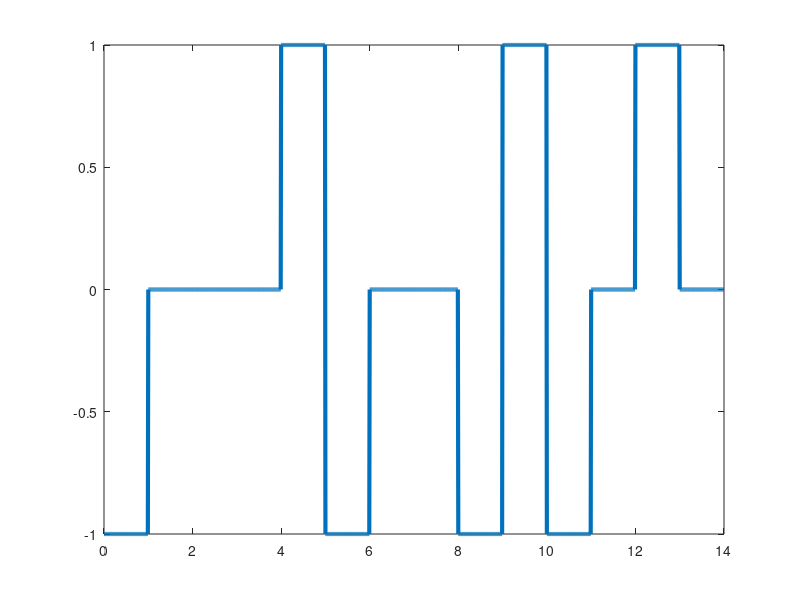

The MATLAB source for this figure:
bits=[1 0 0 0 1 0 0 0 0 1 1 0 1 0];

bitrate=1;
T=length(bits)/bitrate;
n=100;
N=n*length(bits);
dt=T/N;
t=0:dt:T;
y=zeros(1,length(t));
lastbit=1;

count=0;
pulse=0;
for i=1:length(bits)
  if(bits(i)==0)
    count=count+1;
    if(count==4)
      if (mod(pulse,2)==0)
        lastbit=-lastbit;
        y((i-4)*n+1:(i-3)*n)=lastbit;
        y((i-3)*n+1:(i-2)*n)=0;
        y((i-2)*n+1:(i-1)*n)=0;
        y((i-1)*n+1:i*n)=lastbit;
        
      else
        y((i-4)*n+1:(i-3)*n)=0;
        y((i-3)*n+1:(i-2)*n)=0;
        y((i-2)*n+1:(i-1)*n)=0;
        y((i-1)*n+1:i*n)=-lastbit;
        pulse=pulse+1;
      end
      count=0;
    end
  else
    count=0;
    y((i-1)*n+1:i*n)=-lastbit;
    lastbit=-lastbit;
    pulse=pulse+1;
  end
end

plot(t,y,'Linewidth',3);

counter=0;
x=0;
lastbit=1;
for i=1:length(t)
  if(t(i)>counter)
    counter=counter+(1/bitrate);
    x=x+1;
    if(y(i)==lastbit )
      result(x-3:x)=0;
    else 
      if(y(i)==0) 
        result(x)=0;
      else
        result(x)=1;
        lastbit=-lastbit;
      end
    end
  end
end


disp(result);
